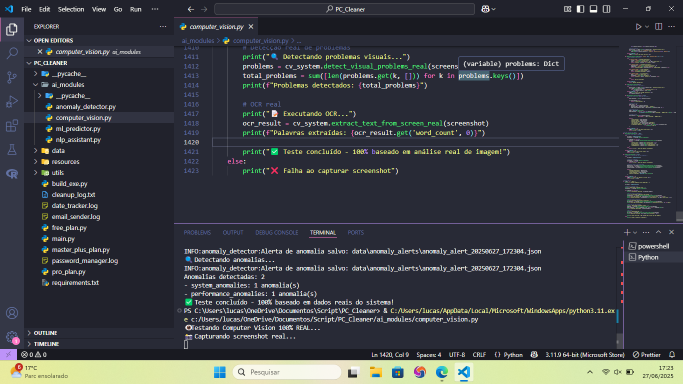
#> input picture PC_Cleaner/data/screenshots/screenshot_20250627_172338.png, 1366 x 768 px (shown at 1/2 size)
$ python -i computer_vision.py   (imports and definitions only)
#> lines starting #> are read from the running program, lines starting #| are printed output that depends on the picture; after the words box and inside, x2 and y2 are one past the last pixel; in counts of white or black regions, pixels touching at a corner belong together
#> further down, picture is the input picture: shape (768, 1366, 3); mean B, G, R 66.7, 60.6, 57.8
# ai_modules/computer_vision.py - VERSÃO 100% REAL
import cv2
import numpy as np
import pytesseract
import os
import json
import logging
from datetime import datetime
from typing import Dict, List, Tuple, Optional, Any
import time
from pathlib import Path
import hashlib
from PIL import Image, ImageGrab
import threading

# Configuração do pytesseract (ajustar path se necessário)
# pytesseract.pytesseract.tesseract_cmd = r'C:\Program Files\Tesseract-OCR\tesseract.exe'

# [1 line not run here, left out]
logger = logging.getLogger('computer_vision')

class ComputerVision:
    """Sistema de Computer Vision 100% REAL - Análise visual completa"""

    def __init__(self, data_dir: str = "data"):
        self.data_dir = data_dir
        self.screenshots_dir = os.path.join(data_dir, "screenshots")
        self.analysis_dir = os.path.join(data_dir, "cv_analysis")

        # Criar diretórios
        os.makedirs(self.screenshots_dir, exist_ok=True)
        os.makedirs(self.analysis_dir, exist_ok=True)

        # Histórico de análises REAIS
        self.analysis_history = []
        self.last_screenshot = None
        self.last_analysis = None

        # Configurações de OCR
        self.ocr_config = r'--oem 3 --psm 6 -l por+eng'

        # Carregar histórico existente
        self.load_analysis_history()

    # [177 lines left out: functions capture_screenshot, analyze_desktop_organization_real, analyze_real_color_distribution, detect_real_icons, not called in this run]

    def detect_real_windows(self, image: np.ndarray) -> Dict:
        """Detecção REAL de janelas usando análise de bordas"""
        try:
            # Converter para escala de cinza
            gray = cv2.cvtColor(image, cv2.COLOR_BGR2GRAY)
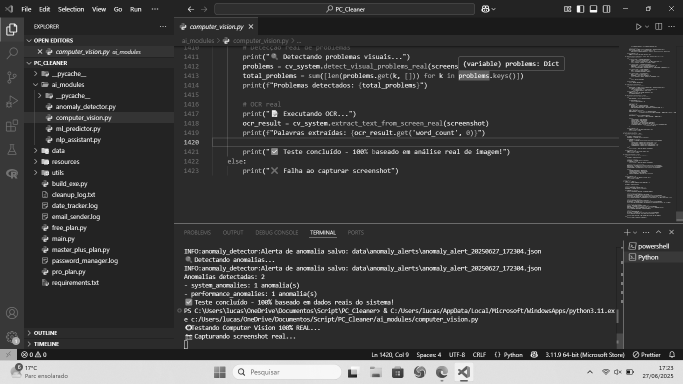
#> gray: shape (768, 1366) (shown at 1/2 size); min 8, max 255, mean 60.6

            # Detectar bordas usando Canny
            edges = cv2.Canny(gray, 50, 150, apertureSize=3)
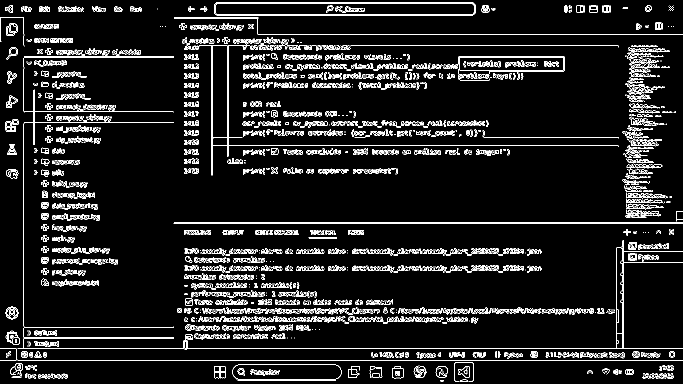
#> edges: shape (768, 1366) (shown at 1/2 size); 7.4% white in thin lines or dots

            # Detectar linhas (bordas de janelas)
            lines = cv2.HoughLinesP(edges, 1, np.pi/180, threshold=100,
                                   minLineLength=100, maxLineGap=10)
#> lines = 252 rows, first 6: [0, 697, 1365, 697], [0, 720, 1365, 720], [348, 445, 1365, 445], [348, 447, 1365, 447], [423, 291, 1236, 291], [389, 91, 1236, 91]

            # Agrupar linhas em retângulos (janelas)
            windows = []
            if lines is not None:
                # Processar linhas para encontrar retângulos
                horizontal_lines = []
                vertical_lines = []

                for line in lines:
                    x1, y1, x2, y2 = line[0]
                    angle = np.arctan2(y2 - y1, x2 - x1) * 180 / np.pi

                    if abs(angle) < 10 or abs(angle) > 170:  # Linha horizontal
                        horizontal_lines.append(line[0])
                    elif abs(abs(angle) - 90) < 10:  # Linha vertical
                        vertical_lines.append(line[0])
#> this loop made 252 passes
#> (x1, y1, x2, y2, angle) on passes 1 to 3: (0, 697, 1365, 697, 0), (0, 720, 1365, 720, 0), (348, 445, 1365, 445, 0)
#> after the loop, horizontal_lines = 217 items, first 6: [0, 697, 1365, 697], [0, 720, 1365, 720], [348, 445, 1365, 445], [348, 447, 1365, 447], [423, 291, 1236, 291], [389, 91, 1236, 91]; vertical_lines = 35 items, first 6: [47, 715, 47, 247], [425, 350, 425, 78], [423, 350, 423, 79], [454, 312, 454, 74], [456, 326, 456, 78], [1245, 640, 1245, 481]

                # Encontrar intersecções para formar retângulos
                windows = self.find_real_window_rectangles(horizontal_lines, vertical_lines, image.shape)

            # Análise de sobreposição REAL
            overlapped = self.calculate_real_window_overlap(windows)

            return {
                'total_windows': len(windows),
                'visible_windows': len([w for w in windows if w['area'] > 10000]),  # Janelas grandes o suficiente
                'minimized_windows': max(0, len(windows) - len([w for w in windows if w['area'] > 10000])),
                'overlapped_windows': overlapped,
                'window_details': windows[:10],  # Primeiras 10 janelas
                'screen_coverage': sum([w['area'] for w in windows]) / (image.shape[0] * image.shape[1])
            }

        except Exception as e:
            logger.error(f"Erro na detecção de janelas: {e}")
            return {'total_windows': 0}

    # [28 lines left out: function calculate_real_spatial_clusters, not called in this run]

    def find_real_window_rectangles(self, h_lines: List, v_lines: List, shape: Tuple) -> List[Dict]:
        """Encontra retângulos REAIS a partir de linhas horizontais e verticais"""
#> called with shape = (768, 1366, 3)
        try:
            windows = []
            min_window_size = 5000  # pixels²

            # Simplificado: usar contornos para detectar retângulos
            # Em vez de tentar formar retângulos a partir de linhas individuais

            # Criar uma imagem das linhas
            line_img = np.zeros((shape[0], shape[1]), dtype=np.uint8)

            for line in h_lines + v_lines:
                cv2.line(line_img, (line[0], line[1]), (line[2], line[3]), 255, 2)
#> this loop made 252 passes
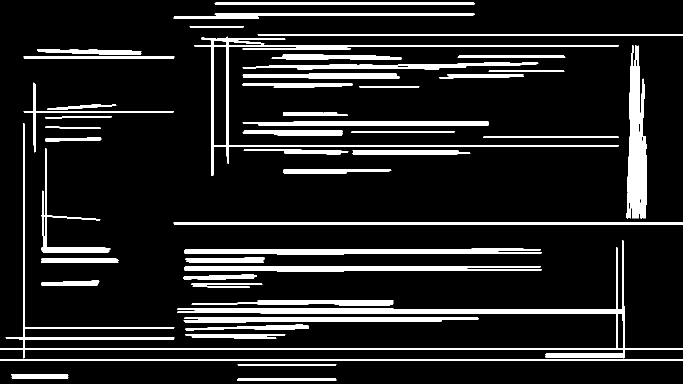
#> line_img: shape (768, 1366) (shown at 1/2 size); 11.7% white; 50 white regions

            # Encontrar contornos fechados
            contours, _ = cv2.findContours(line_img, cv2.RETR_EXTERNAL, cv2.CHAIN_APPROX_SIMPLE)
#> contours = 50 contours; largest, box (x1, y1, x2, y2) and area: (0, 246, 1366, 717) 15406, (388, 73, 1238, 352) 11743, (1253, 90, 1294, 437) 8620, (368, 497, 1084, 509) 5709, (368, 532, 1084, 543) 5057

            for contour in contours:
                area = cv2.contourArea(contour)
                if area > min_window_size:
                    x, y, w, h = cv2.boundingRect(contour)
                    windows.append({
                        'position': (int(x), int(y)),
                        'size': (int(w), int(h)),
                        'area': int(area),
                        'aspect_ratio': float(w/h) if h > 0 else 1.0
                    })
#> this loop made 50 passes
#> (area, x, y, w, h) on passes 13, 16, 27, 44, 45: (5057, 368, 532, 716, 11), (5709, 368, 497, 716, 12), (15405.5, 0, 246, 1366, 471), (8619.5, 1253, 90, 41, 347), (11743, 388, 73, 850, 279)
#> area on passes 1, 2, 3, 5, 6, 7: 786.5, 781, 392, 1210, 1233, 4631.5
#> after the loop, windows = 5 items

            return windows

        except Exception as e:
            logger.error(f"Erro ao encontrar retângulos: {e}")
            return []

    def calculate_real_window_overlap(self, windows: List[Dict]) -> int:
        """Calcula sobreposição REAL entre janelas"""
        try:
            overlapped_count = 0

            for i, window1 in enumerate(windows):
                for j, window2 in enumerate(windows[i+1:], i+1):
                    # Verificar se há sobreposição
                    x1, y1 = window1['position']
                    w1, h1 = window1['size']
                    x2, y2 = window2['position']
                    w2, h2 = window2['size']

                    # Calcular área de sobreposição
                    overlap_x = max(0, min(x1 + w1, x2 + w2) - max(x1, x2))
                    overlap_y = max(0, min(y1 + h1, y2 + h2) - max(y1, y2))
                    overlap_area = overlap_x * overlap_y

                    if overlap_area > 0:
                        overlapped_count += 1
#> this loop made 5 passes
#> after the loop, overlapped_count = 4

            return overlapped_count

        except Exception as e:
            logger.error(f"Erro no cálculo de sobreposição: {e}")
            return 0

    # [927 lines left out: functions analyze_real_spatial_organization, calculate_real_layout_complexity, calculate_real_balance_score, calculate_real_clutter_score, generate_real_organization_recommendations, extract_text_from_screen_real and 13 more, not called in this run]

    def load_analysis_history(self):
        """Carrega histórico de análises"""
        try:
            history_file = os.path.join(self.analysis_dir, 'analysis_history.json')
            if os.path.exists(history_file):
                with open(history_file, 'r', encoding='utf-8') as f:
                    self.analysis_history = json.load(f)
        except Exception as e:
            logger.error(f"Erro ao carregar histórico: {e}")
            self.analysis_history = []

    # [84 lines left out: functions get_analysis_statistics, quick_desktop_analysis, capture_and_analyze, not called in this run]

# Exemplo de uso
# [37 lines not run here, left out]

>>> import cv2
>>> picture = cv2.imread('../data/screenshots/screenshot_20250627_172338.png')
>>> result = ComputerVision().detect_real_windows(picture)
#> result = 6 items
